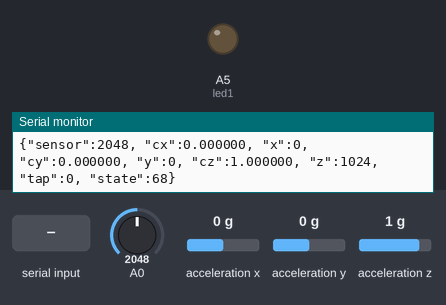
The sketch below on a simulated Particle Photon. Shown: output pins drawn as LEDs (lit = HIGH), the last lines printed to the serial monitor. Wiring (inferred from the names in the program): MMA8452 accelerometer at I2C address 0x1D. The inputs (shaded band) are chosen by the test bench; at power-on: A0 = 2048, acceleration x 0 g, acceleration y 0 g, acceleration z 1 g.

Above: at 1.2 s.
1.3 s: "V" received over Serial
At 2.5 s:
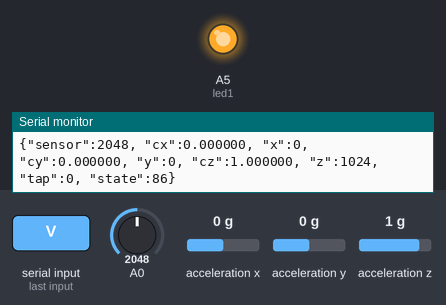
2.8 s: "D" received over Serial
At 4.0 s:
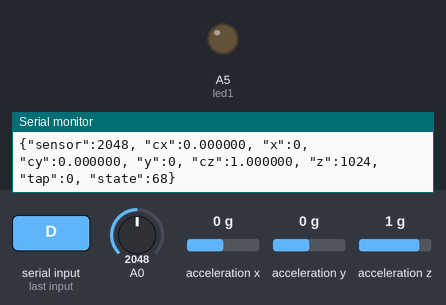
Timing chart, 0 to 5.8 s (numbered marks = the images above; inputs shaded):
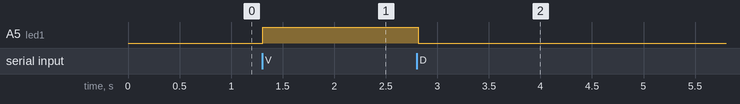

The sketch:

MMA8452Q-Serial_Example.ino
```cpp
// (licence header left out)
// Include the library:
#include <MMA8452Q.h>
//SYSTEM_MODE(SEMI_AUTOMATIC);
char publishString1[180];
// Create an MMA8452Q object, used throughout the rest of the sketch.
MMA8452Q accel;
int led1 = A5;
int selection = 1;
char inByte = 'D';
int state = 68;
// The above works if the MMA8452Q's address select pin (SA0) is high.
// If SA0 is low (if the jumper on the back of the SparkFun MMA8452Q breakout
// board is closed), initialize it like this:
// MMA8452Q accel(MMA8452Q_ADD_SA0_);

void setup()
{
    Serial.begin(9600);
    accel.init(SCALE_2G, ODR_1);
    pinMode(led1, OUTPUT);
    Spark.function("led",ledToggle);
}

void loop()
{

    if (Serial.available())
    {
       inByte = Serial.read();
       state = int(inByte);
       if(state == 68){
         ledToggle("on");
       }else if( state == 86){
         ledToggle("off");
       }
    }

    if (accel.available())
    {
        accel.read();
        unsigned lightSensor = analogRead(A0);
        int x = accel.x;
        float cx = accel.cx;
        int y = accel.y;
        float cy = accel.cy;
        int z = accel.z;
        float cz = accel.cz;
        int tap= accel.readTap();
        sprintf(publishString1,"{\"sensor\":%u, \"cx\":%f, \"x\":%d, \"cy\":%f, \"y\":%d, \"cz\":%f, \"z\":%d, \"tap\":%d, \"state\":%d}",lightSensor,cx,x,cy,y,cz,z,tap,state);
        Serial.println(publishString1);
        if(selection == 1){
          Spark.publish("everything",publishString1);
        }else{
          Spark.publish("erase",publishString1);
        }
    }


}

int ledToggle(String command) {
    /* Spark.functions always take a string as an argument and return an integer.
    Since we can pass a string, it means that we can give the program commands on how the function should be used.
    In this case, telling the function "on" will turn the LED on and telling it "off" will turn the LED off.
    Then, the function returns a value to us to let us know what happened.
    In this case, it will return 1 for the LEDs turning on, 0 for the LEDs turning off,
    and -1 if we received a totally bogus command that didn't do anything to the LEDs.
    */

    if (command=="on") {
        digitalWrite(led1,LOW);
        selection = 1;
        return 1;
    }
    else if (command=="off") {
        digitalWrite(led1,HIGH);
        selection = 0;
        return 0;
    }
    else {
        return -1;
    }
}
```

MMA8452Q.cpp
```cpp
// (licence header left out)
#include "MMA8452Q.h"
#include <application.h>
// #include <Wire.h>

// CONSTRUCTUR
//   This function, called when you initialize the class will simply write the
//   supplied address into a private variable for future use.
//   The variable addr should be either 0x1C or 0x1D, depending on which voltage
//   the SA0 pin is tied to (GND or 3.3V respectively).
MMA8452Q::MMA8452Q(byte addr)
{
	address = addr; // Store address into private variable
}

// INITIALIZATION
//	This function initializes the MMA8452Q. It sets up the scale (either 2, 4,
//	or 8g), output data rate, portrait/landscape detection and tap detection.
//	It also checks the WHO_AM_I register to make sure we can communicate with
//	the sensor. Returns a 0 if communication failed, 1 if successful.
byte MMA8452Q::init(MMA8452Q_Scale fsr, MMA8452Q_ODR odr)
{
	scale = fsr; // Haul fsr into our class variable, scale

	Wire.begin(); // Initialize I2C

	byte c = readRegister(WHO_AM_I);  // Read WHO_AM_I register

	if (c != 0x2A) // WHO_AM_I should always be 0x2A
	{
		return 0;
	}

	standby();  // Must be in standby to change registers

	setScale(scale);  // Set up accelerometer scale
	setODR(odr);  // Set up output data rate
	setupPL();  // Set up portrait/landscape detection
	// Multiply parameter by 0.0625g to calculate threshold.
  // 0x08 = 8. 8*0.0625 = 0.5
  // 0x20 = 32. 32*0.0625 = 2
	setupTap(0x20, 0x80, 0x80); // Disable z, y, set x to 2g
	// setupTap(0x80, 0x80, 0x08); // Disable x, y, set z to 0.5g

	active();  // Set to active to start reading

	return 1;
}

// READ ACCELERATION DATA
//  This function will read the acceleration values from the MMA8452Q. After
//	reading, it will update two triplets of variables:
//		* int's x, y, and z will store the signed 12-bit values read out
//		  of the acceleromter.
//		* floats cx, cy, and cz will store the calculated acceleration from
//		  those 12-bit values. These variables are in units of g's.
void MMA8452Q::read()
{
	byte rawData[6];  // x/y/z accel register data stored here

	readRegisters(OUT_X_MSB, rawData, 6);  // Read the six raw data registers into data array

	x = ((short)(rawData[0]<<8 | rawData[1])) >> 4;
	y = ((short)(rawData[2]<<8 | rawData[3])) >> 4;
	z = ((short)(rawData[4]<<8 | rawData[5])) >> 4;
	cx = (float) x / (float)(1<<11) * (float)(scale);
	cy = (float) y / (float)(1<<11) * (float)(scale);
	cz = (float) z / (float)(1<<11) * (float)(scale);
}

// CHECK IF NEW DATA IS AVAILABLE
//	This function checks the status of the MMA8452Q to see if new data is availble.
//	returns 0 if no new data is present, or a 1 if new data is available.
byte MMA8452Q::available()
{
	return (readRegister(STATUS) & 0x08) >> 3;
}

// SET FULL-SCALE RANGE
//	This function sets the full-scale range of the x, y, and z axis accelerometers.
//	Possible values for the fsr variable are SCALE_2G, SCALE_4G, or SCALE_8G.
void MMA8452Q::setScale(MMA8452Q_Scale fsr)
{
	// Must be in standby mode to make changes!!!
	byte cfg = readRegister(XYZ_DATA_CFG);
	cfg &= 0xFC; // Mask out scale bits
	cfg |= (fsr >> 2);  // Neat trick, see page 22. 00 = 2G, 01 = 4A, 10 = 8G
	writeRegister(XYZ_DATA_CFG, cfg);
}

// SET THE OUTPUT DATA RATE
//	This function sets the output data rate of the MMA8452Q.
//	Possible values for the odr parameter are: ODR_800, ODR_400, ODR_200,
//	ODR_100, ODR_50, ODR_12, ODR_6, or ODR_1
void MMA8452Q::setODR(MMA8452Q_ODR odr)
{
	// Must be in standby mode to make changes!!!
	byte ctrl = readRegister(CTRL_REG1);
	ctrl &= 0xCF; // Mask out data rate bits
	ctrl |= (odr << 3);
	writeRegister(CTRL_REG1, ctrl);
}

// SET UP TAP DETECTION
//	This function can set up tap detection on the x, y, and/or z axes.
//	The xThs, yThs, and zThs parameters serve two functions:
//		1. Enable tap detection on an axis. If the 7th bit is SET (0x80)
//			tap detection on that axis will be DISABLED.
//		2. Set tap g's threshold. The lower 7 bits will set the tap threshold
//			on that axis.
void MMA8452Q::setupTap(byte xThs, byte yThs, byte zThs)
{
	// Set up single and double tap - 5 steps:
	// for more info check out this app note:
	// http://cache.freescale.com/files/sensors/doc/app_note/AN4072.pdf
	// Set the threshold - minimum required acceleration to cause a tap.
	byte temp = 0;
	if (!(xThs & 0x80)) // If top bit ISN'T set
	{
		temp |= 0x3; // Enable taps on x
		writeRegister(PULSE_THSX, xThs);  // x thresh
	}
	if (!(yThs & 0x80))
	{
		temp |= 0xC; // Enable taps on y
		writeRegister(PULSE_THSY, yThs);  // y thresh
	}
	if (!(zThs & 0x80))
	{
		temp |= 0x30; // Enable taps on z
		writeRegister(PULSE_THSZ, zThs);  // z thresh
	}
	// Set up single and/or double tap detection on each axis individually.
	writeRegister(PULSE_CFG, temp | 0x40);
	// Set the time limit - the maximum time that a tap can be above the thresh
	writeRegister(PULSE_TMLT, 0x30);  // 30ms time limit at 800Hz odr
	// Set the pulse latency - the minimum required time between pulses
	writeRegister(PULSE_LTCY, 0xA0);  // 200ms (at 800Hz odr) between taps min
	// Set the second pulse window - maximum allowed time between end of
	//	latency and start of second pulse
	writeRegister(PULSE_WIND, 0xFF);  // 5. 318ms (max value) between taps max
}

// READ TAP STATUS
//	This function returns any taps read by the MMA8452Q. If the function
//	returns no new taps were detected. Otherwise the function will return the
//	lower 7 bits of the PULSE_SRC register.
byte MMA8452Q::readTap()
{
	byte tapStat = readRegister(PULSE_SRC);
	if (tapStat & 0x80) // Read EA bit to check if a interrupt was generated
	{
		return tapStat & 0x7F;
	}
	else
		return 0;
}

// SET UP PORTRAIT/LANDSCAPE DETECTION
//	This function sets up portrait and landscape detection.
void MMA8452Q::setupPL()
{
	// Must be in standby mode to make changes!!!
	// For more info check out this app note:
	//	http://cache.freescale.com/files/sensors/doc/app_note/AN4068.pdf
	// 1. Enable P/L
	writeRegister(PL_CFG, readRegister(PL_CFG) | 0x40); // Set PL_EN (enable)
	// 2. Set the debounce rate
	writeRegister(PL_COUNT, 0x50);  // Debounce counter at 100ms (at 800 hz)
}

// READ PORTRAIT/LANDSCAPE STATUS
//	This function reads the portrait/landscape status register of the MMA8452Q.
//	It will return either PORTRAIT_U, PORTRAIT_D, LANDSCAPE_R, LANDSCAPE_L,
//	or LOCKOUT. LOCKOUT indicates that the sensor is in neither p or ls.
byte MMA8452Q::readPL()
{
	byte plStat = readRegister(PL_STATUS);

	if (plStat & 0x40) // Z-tilt lockout
		return LOCKOUT;
	else // Otherwise return LAPO status
		return (plStat & 0x6) >> 1;
}

// SET STANDBY MODE
//	Sets the MMA8452 to standby mode. It must be in standby to change most register settings
void MMA8452Q::standby()
{
	byte c = readRegister(CTRL_REG1);
	writeRegister(CTRL_REG1, c & ~(0x01)); //Clear the active bit to go into standby
}

// SET ACTIVE MODE
//	Sets the MMA8452 to active mode. Needs to be in this mode to output data
void MMA8452Q::active()
{
	byte c = readRegister(CTRL_REG1);
	writeRegister(CTRL_REG1, c | 0x01); //Set the active bit to begin detection
}

// WRITE A SINGLE REGISTER
// 	Write a single byte of data to a register in the MMA8452Q.
void MMA8452Q::writeRegister(MMA8452Q_Register reg, byte data)
{
	writeRegisters(reg, &data, 1);
}

// WRITE MULTIPLE REGISTERS
//	Write an array of "len" bytes ("buffer"), starting at register "reg", and
//	auto-incrmenting to the next.
void MMA8452Q::writeRegisters(MMA8452Q_Register reg, byte *buffer, byte len)
{
	Wire.beginTransmission(address);
	Wire.write(reg);
	for (int x = 0; x < len; x++)
		Wire.write(buffer[x]);
	Wire.endTransmission(); //Stop transmitting
}

// READ A SINGLE REGISTER
//	Read a byte from the MMA8452Q register "reg".
byte MMA8452Q::readRegister(MMA8452Q_Register reg)
{
	Wire.beginTransmission(address);
	Wire.write(reg);
	Wire.endTransmission(false); //endTransmission but keep the connection active

	Wire.requestFrom(address, (byte) 1); //Ask for 1 byte, once done, bus is released by default

	while(!Wire.available()) ; //Wait for the data to come back

	return Wire.read(); //Return this one byte
}

// READ MULTIPLE REGISTERS
//	Read "len" bytes from the MMA8452Q, starting at register "reg". Bytes are stored
//	in "buffer" on exit.
void MMA8452Q::readRegisters(MMA8452Q_Register reg, byte *buffer, byte len)
{
	Wire.beginTransmission(address);
	Wire.write(reg);
	Wire.endTransmission(false); //endTransmission but keep the connection active

	Wire.requestFrom(address, len); //Ask for bytes, once done, bus is released by default

	while(Wire.available() < len); //Hang out until we get the # of bytes we expect

	for(int x = 0 ; x < len ; x++)
		buffer[x] = Wire.read();
}
```

MMA8452Q.h
```cpp
// (licence header left out)
#ifndef MMA8452Q_h
#define MMA8452Q_h

#include <application.h>

///////////////////////////////////
// MMA8452Q Register Definitions //
///////////////////////////////////
enum MMA8452Q_Register {
	STATUS = 0x00,
	OUT_X_MSB = 0x01,
	OUT_X_LSB = 0x02,
	OUT_Y_MSB = 0x03,
	OUT_Y_LSB = 0x04,
	OUT_Z_MSB = 0x05,
	OUT_Z_LSB = 0x06,
	SYSMOD = 0x0B,
	INT_SOURCE = 0x0C,
	WHO_AM_I = 0x0D,
	XYZ_DATA_CFG = 0x0E,
	HP_FILTER_CUTOFF = 0x0F,
	PL_STATUS = 0x10,
	PL_CFG = 0x11,
	PL_COUNT = 0x12,
	PL_BF_ZCOMP = 0x13,
	P_L_THS_REG = 0x14,
	FF_MT_CFG = 0x15,
	FF_MT_SRC = 0x16,
	FF_MT_THS = 0x17,
	FF_MT_COUNT = 0x18,
	TRANSIENT_CFG = 0x1D,
	TRANSIENT_SRC = 0x1E,
	TRANSIENT_THS = 0x1F,
	TRANSIENT_COUNT = 0x20,
	PULSE_CFG = 0x21,
	PULSE_SRC = 0x22,
	PULSE_THSX = 0x23,
	PULSE_THSY = 0x24,
	PULSE_THSZ = 0x25,
	PULSE_TMLT = 0x26,
	PULSE_LTCY = 0x27,
	PULSE_WIND = 0x28,
	ASLP_COUNT = 0x29,
	CTRL_REG1 = 0x2A,
	CTRL_REG2 = 0x2B,
	CTRL_REG3 = 0x2C,
	CTRL_REG4 = 0x2D,
	CTRL_REG5 = 0x2E,
	OFF_X = 0x2F,
	OFF_Y = 0x30,
	OFF_Z = 0x31
};

////////////////////////////////
// MMA8452Q Misc Declarations //
////////////////////////////////
enum MMA8452Q_Scale {SCALE_2G = 2, SCALE_4G = 4, SCALE_8G = 8}; // Possible full-scale settings
enum MMA8452Q_ODR {ODR_800, ODR_400, ODR_200, ODR_100, ODR_50, ODR_12, ODR_6, ODR_1}; // possible data rates
// Possible portrait/landscape settings
#define PORTRAIT_U 0
#define PORTRAIT_D 1
#define LANDSCAPE_R 2
#define LANDSCAPE_L 3
#define LOCKOUT 0x40

////////////////////////////////
// MMA8452Q Class Declaration //
////////////////////////////////
class MMA8452Q
{
public:
    MMA8452Q(byte addr = 0x1D); // Constructor

	byte init(MMA8452Q_Scale fsr = SCALE_2G, MMA8452Q_ODR odr = ODR_800);
    void read();
	byte available();
	byte readTap();
	byte readPL();

    short x, y, z;
	float cx, cy, cz;
private:
	byte address;
	MMA8452Q_Scale scale;

	void standby();
	void active();
	void setupPL();
	void setupTap(byte xThs, byte yThs, byte zThs);
	void setScale(MMA8452Q_Scale fsr);
	void setODR(MMA8452Q_ODR odr);
	void writeRegister(MMA8452Q_Register reg, byte data);
    void writeRegisters(MMA8452Q_Register reg, byte *buffer, byte len);
	byte readRegister(MMA8452Q_Register reg);
    void readRegisters(MMA8452Q_Register reg, byte *buffer, byte len);
};

#endif
```

Measured:
- after the input at 1.3 s, A5 (led1): LOW → HIGH at once
- after the input at 2.8 s, A5 (led1): HIGH → LOW at once
